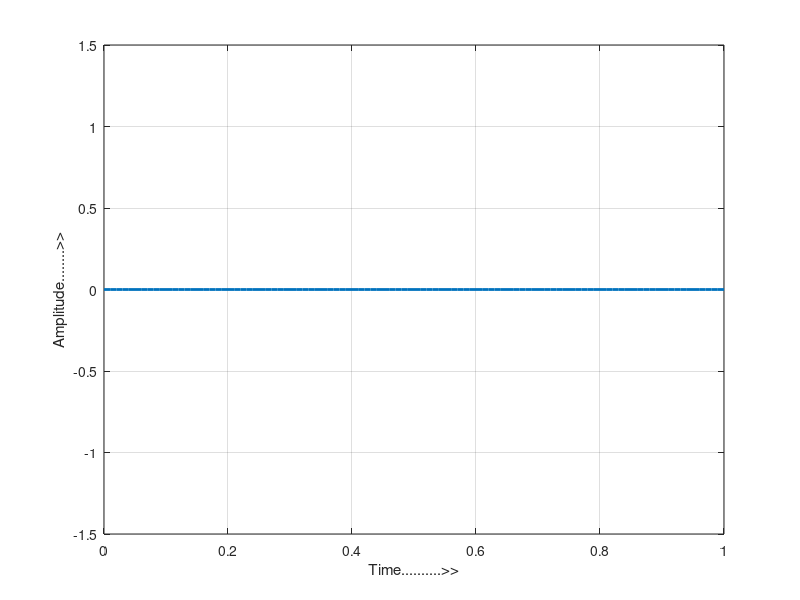

Reproduce this figure in MATLAB.
clc;
clear all;
close all;
b=input('Enter the Bit stream \n '); 
n = length(b);
t = 0:.01:n;
x = 1:1:(n+1)*100;

for i = 1:n
    for j = i:.1:i+1
        if b(i)==1
            bw(x(i*100:(i+1)*100)) = 1;
        else
           bw(x(i*100:(i+1)*100))=0; 
        end
    end
end

bw = bw(100:end);
subplot(1,1,1)
plot(t,bw,'Linewidth',2)
grid on ; 
axis([0 n -1.5 +1.5]);
xlabel("Time..........>>");
ylabel("Amplitude........>>");